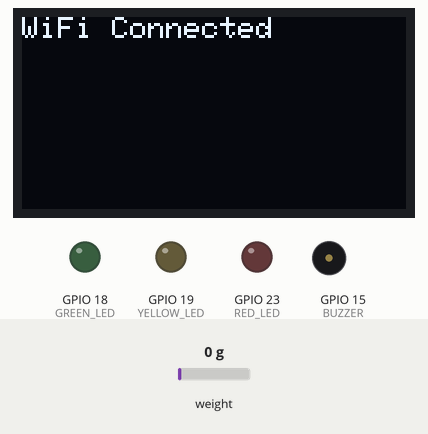
This sketch was run on a simulated ESP32. Parts: 128×64 one-colour display, output pins drawn as LEDs (lit = HIGH), buzzer (waves = sounding). The test bench sets the inputs (shaded band); at power-on: weight on the scale 0 g. WiFi joins after 1.5 s; servers stay silent unless stated; web services answer with replies made up by the test bench; what the sketch prints to the serial monitor is not drawn.

Above: at 2.6 s.
At 5.1 s:
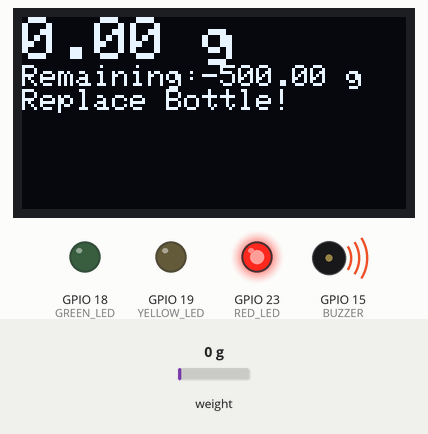
5.2 s: weight on the scale set to 3 g
At 11.6 s:
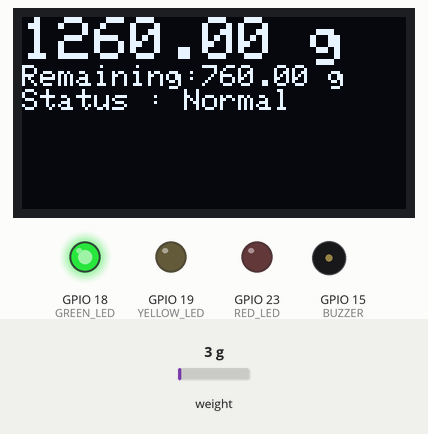
12.3 s: weight on the scale set to 100 g
At 17.3 s:
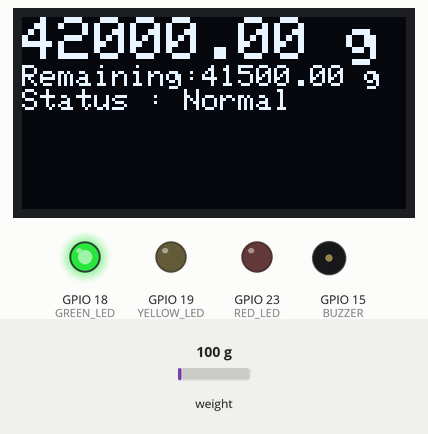
18.5 s: weight on the scale set to 1250 g
At 24.2 s:
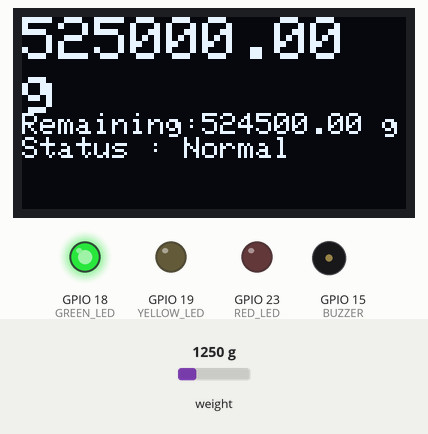
Timing chart, 0 to 25.7 s (numbered marks = the images above; inputs shaded):
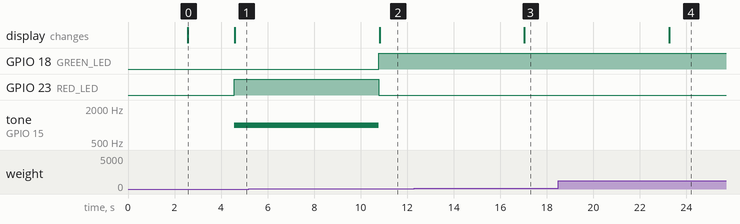

Measured:
- the behaviour switches between 1 and 2 g on weight on the scale (found by bisection; images 1 and 2)
- after the input at 5.2 s, GPIO 18 (GREEN_LED): LOW → HIGH after 5.6 s; GPIO 23 (RED_LED): HIGH → LOW after 5.6 s; tone on GPIO 15 (BUZZER): 1000 Hz → silent after 5.6 s; the display: changes after 5.6 s (image 2)
- after the input at 12.3 s, the display: changes after 4.7 s (image 3)
- after the input at 18.5 s, the display: changes after 4.8 s (image 4)
- what the display in image 0 shows lasts 2.0 s, from 2.6 s to 4.6 s

The sketch:

saline_monitoring-code.ino
```cpp
#include <WiFi.h>
#include <HTTPClient.h>
#include <HX711.h>
#include <Wire.h>
#include <Adafruit_GFX.h>
#include <Adafruit_SSD1306.h>

#define SCREEN_WIDTH 128
#define SCREEN_HEIGHT 64

Adafruit_SSD1306 display(SCREEN_WIDTH, SCREEN_HEIGHT, &Wire, -1);

#define DOUT 4
#define CLK 5

HX711 scale;

#define GREEN_LED 18
#define YELLOW_LED 19
#define RED_LED 23

#define BUZZER 15

const char* ssid = "YOUR_WIFI";
const char* password = "YOUR_PASSWORD";

String apiKey = "YOUR_API_KEY";

float bottleWeight = 500.0;
float lowLevel = 100.0;

void setup() {

  Serial.begin(115200);

  pinMode(GREEN_LED, OUTPUT);
  pinMode(YELLOW_LED, OUTPUT);
  pinMode(RED_LED, OUTPUT);
  pinMode(BUZZER, OUTPUT);

  Wire.begin();

  display.begin(SSD1306_SWITCHCAPVCC, 0x3C);
  display.clearDisplay();

  scale.begin(DOUT, CLK);
  scale.set_scale();
  scale.tare();

  WiFi.begin(ssid, password);

  while (WiFi.status() != WL_CONNECTED) {
    delay(500);
    Serial.print(".");
  }

  display.println("WiFi Connected");
  display.display();
  delay(1000);
}

void loop() {

  float weight = scale.get_units(10);

  display.clearDisplay();
  display.setTextSize(2);
  display.setCursor(0, 0);
  display.print(weight);
  display.println(" g");

  float remaining = weight - bottleWeight;

  display.setTextSize(1);
  display.print("Remaining:");
  display.print(remaining);
  display.println(" g");

  if (remaining > 250) {

    digitalWrite(GREEN_LED, HIGH);
    digitalWrite(YELLOW_LED, LOW);
    digitalWrite(RED_LED, LOW);
    noTone(BUZZER);

    display.println("Status : Normal");

  } else if (remaining > lowLevel) {

    digitalWrite(GREEN_LED, LOW);
    digitalWrite(YELLOW_LED, HIGH);
    digitalWrite(RED_LED, LOW);
    noTone(BUZZER);

    display.println("Status : Low");

  } else {

    digitalWrite(GREEN_LED, LOW);
    digitalWrite(YELLOW_LED, LOW);
    digitalWrite(RED_LED, HIGH);

    tone(BUZZER, 1000);

    display.println("Replace Bottle!");
  }

  display.display();

  sendData(weight);

  delay(5000);
}

void sendData(float weight) {

  if (WiFi.status() == WL_CONNECTED) {

    HTTPClient http;

    String url =
      "http://api.thingspeak.com/update?api_key=" + apiKey +
      "&field1=" + String(weight);

    http.begin(url);

    http.GET();

    http.end();
  }
}
```
